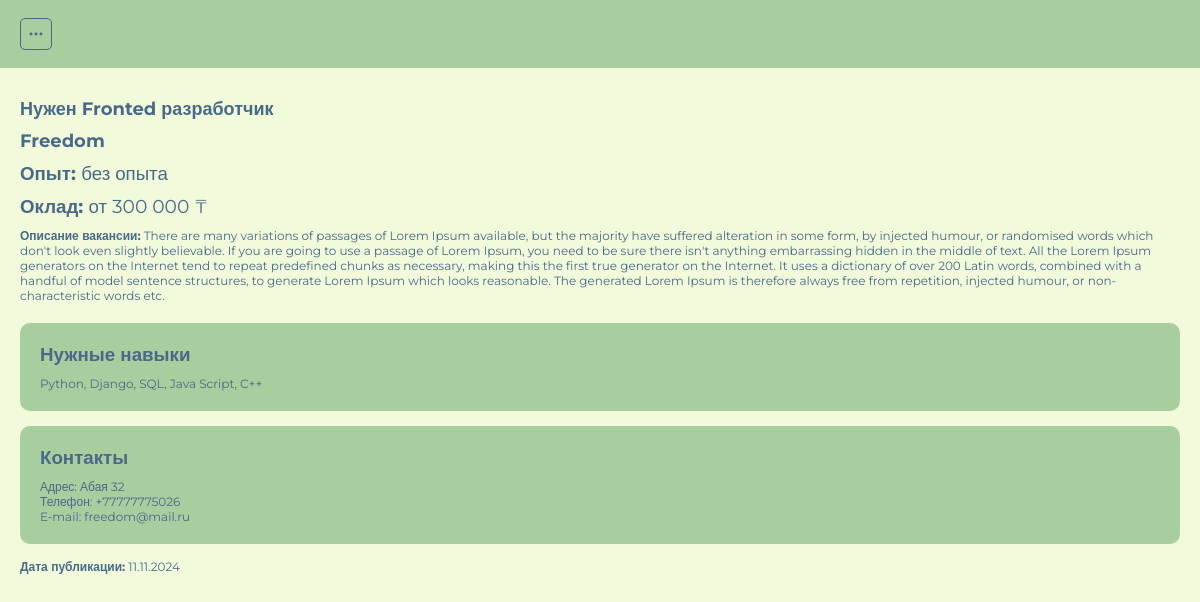
Screenshot of /jobs/detail/3/ (signed in) with the database file from the repository.
### startit_app/models.py (models this page shows, shortened)
class Job(models.Model):
    title = models.CharField("Название вакансии", max_length=255)
    category = models.ForeignKey(Category, on_delete=models.CASCADE, verbose_name="Выберите категорию")
    company = models.CharField("Название компании", max_length=100)  # Исправлено название компании
    experience = models.CharField("Опыт работы", max_length=255, default="без опыта")
    salary = models.CharField("Оклад", max_length=80)
    description = models.TextField("Описание вакансии")
    skills = models.CharField("Навыки", max_length=255)
    address = models.CharField("Адрес", max_length=100)
    phone = models.CharField("Телефон", max_length=14)
    email = models.EmailField("E-mail", max_length=100)  # Используем EmailField для email
    created_at = models.DateTimeField("Дата и время публикации", default=datetime.now)
    class Meta:
        verbose_name = "Вакансия"
        verbose_name_plural = "Вакансии"

### startit_app/views.py (the view)
# urls.py: path('jobs/detail/<int:pk>/', views.job_detail_page, name='job_detail_page'),
def job_detail_page(request, pk):
    job = get_object_or_404(Job, pk=pk)
    context = {
        'job': job
    }
    return render(request, "./job-detail.html", context)

### startit_app/templates/job-detail.html (shortened to what this page needs)
{% extends 'base.html' %}
{% block content %}
{% if user.is_authenticated %}
<section class="job-detail">
    <div class="container">
        <h1 class="title">{{ job.title }}</h1>
        <h2 class="title">{{ job.company }}</h2>
        <h3 class="job-detail__data">Опыт: <span>{{ job.experience }}</span></h3>
        <h3 class="job-detail__data">Оклад:
            <span>
                {% if job.salary == "не указано" %}
                {{ job.salary }}
                {% else %}
                {{ job.salary }} &#8376;
                {% endif %}
            </span>
        </h3>
        <p class="job-detail__content"><strong>Описание вакансии:</strong> {{ job.description }}</p>
        <div class="job-detail__skills">
            <h3 class="job-detail__title">Нужные навыки</h3>
                <p>{{ job.skills }}</p>
        </div>
        <div class="job-detail__skills">
            <h3 class="job-detail__title">Контакты</h3>
            <ul class="job-detail__address">
                <li>Адрес: {{ job.address }}</li>
                <li>Телефон: {{ job.phone }}</li>
                <li>E-mail: {{ job.email }}</li>
            </ul>
        </div>
        <p class="job-detail__content"><strong>Дата публикации:</strong> {{ job.created_at|date:"d.m.Y" }}</p>
    </div>
</section>
{% endif %}
{% endblock %}

### startit_app/static/css/style.css (style rules this page uses)
* { padding: 0; margin: 0; box-sizing: border-box; font-family: "Montserrat", sans-serif;; }
:root { --light: #f1fada; --secondary: #A8CD9F; --success:#58A399; --dark:#496989; }
.container { margin-left: 20px; margin-right: 20px; }
.title { font-size: 18px; font-weight: 700; color: var(--dark); }
.categories, .jobs, .job-detail, .auth { padding: 30px 0; }
.job-detail .title { margin-bottom: 10px ; }
.job-detail__data { color: var(--dark); margin-bottom: 10px; }
.job-detail__data span { font-weight: 400; }
.job-detail__content { font-size: 12px; color: var(--dark); margin-bottom: 20px; }
.job-detail__skills { padding: 20px; background-color: var(--secondary); color: var(--dark); border-radius: 10px; margin-bottom: 15px; }
.job-detail__title { margin-bottom: 10px; }
.job-detail__skills p, .job-detail__address { font-size: 12px; }
.job-detail__skills li { list-style: none; }

### rows the page displays
Job: title "Нужен Fronted разработчик", company "Freedom", experience "без опыта", salary "от 300 000", description "There are many variations of passages of Lorem Ipsum available, but the majority have suffered alteration in some form, by injected humour, or randomised words which don't look even slightly believable. If you are going to use a passage of Lorem Ipsum, you need to be sure there isn't anything embarrassing hidden in the middle of text. All the Lorem Ipsum generators on the Internet tend to repeat predefined chunks as necessary, making this the first true generator on the Internet. It uses a dictionary of over 200 Latin words, combined with a handful of model sentence structures, to generate Lorem Ipsum which looks reasonable. The generated Lorem Ipsum is therefore always free from…", skills "Python, Django, SQL, Java Script, C++", address "Абая 32", phone "+77777775026", email "freedom@mail.ru", created_at "11.11.2024"
